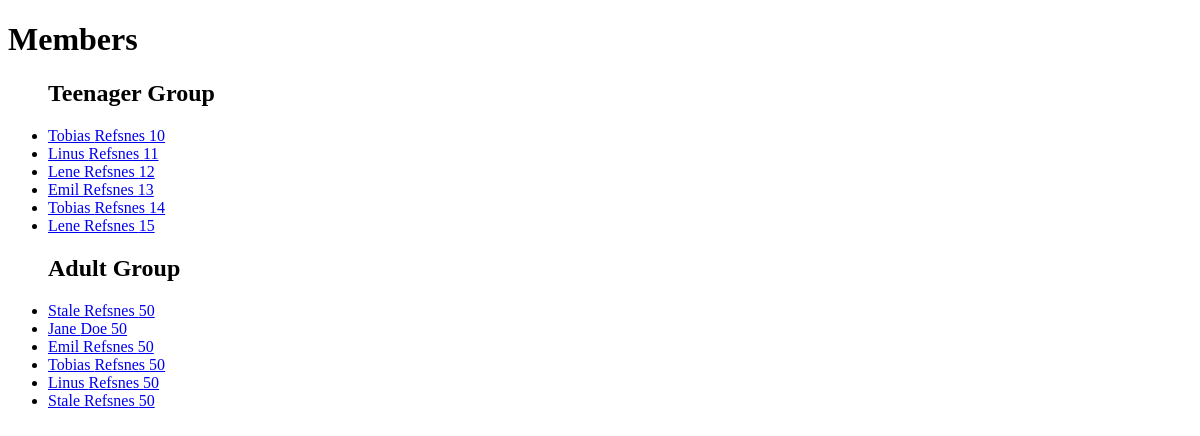
/members/, run on an earlier commit of the app's database.
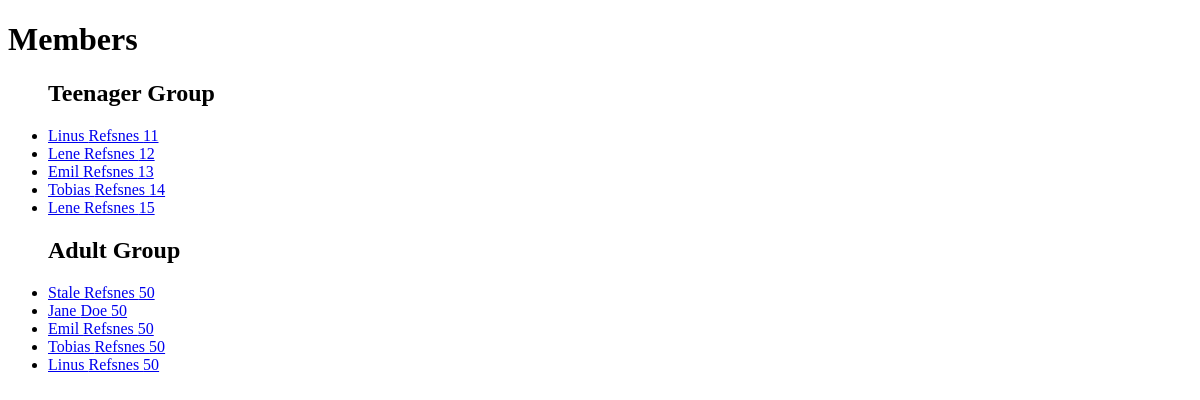
And on a later commit of the database.
### members/models.py (models this page shows, shortened)
class Member(models.Model):
    firstname = models.CharField(max_length=255)
    lastname = models.CharField(max_length=255)
    age = models.IntegerField(default= 50)
    phone = models.IntegerField(null=True)
    joined_date = models.DateField(null=True)

### members/views.py (the view)
# urls.py: path('members/', views.members, name='members'),
def members(request):
  mymembers = Member.objects.all().values()
  template = loader.get_template('all_members.html')
  context = {
    'mymembers': mymembers,
  }
  return HttpResponse(template.render(context, request))

### members/templates/all_members.html
<!DOCTYPE html>
<html>
<body>
<h1>Members</h1>
<ul>
  <h2>Teenager Group</h2>
  {% for x in mymembers %}
    {% if x.age < 20 %}
      <li><a href="details/{{ x.id }}">{{ x.firstname }} {{ x.lastname }} {{x.age}}</a></li>
    {%endif%}
  {% endfor %}
  <h2>Adult Group</h2>
  {% for x in mymembers %}
    {% if x.age >= 20 %}
      <li><a href="details/{{ x.id }}">{{ x.firstname }} {{ x.lastname }} {{x.age}}</a></li>
    {%endif%}
  {% endfor %}
</ul>
</body>
</html>

What changed in the data, as far as the page shows it:
removed Member: firstname "Tobias", lastname "Refsnes", age "10", shown under "Teenager Group"
removed Member: firstname "Stale", lastname "Refsnes", age "50", shown under "Adult Group"
